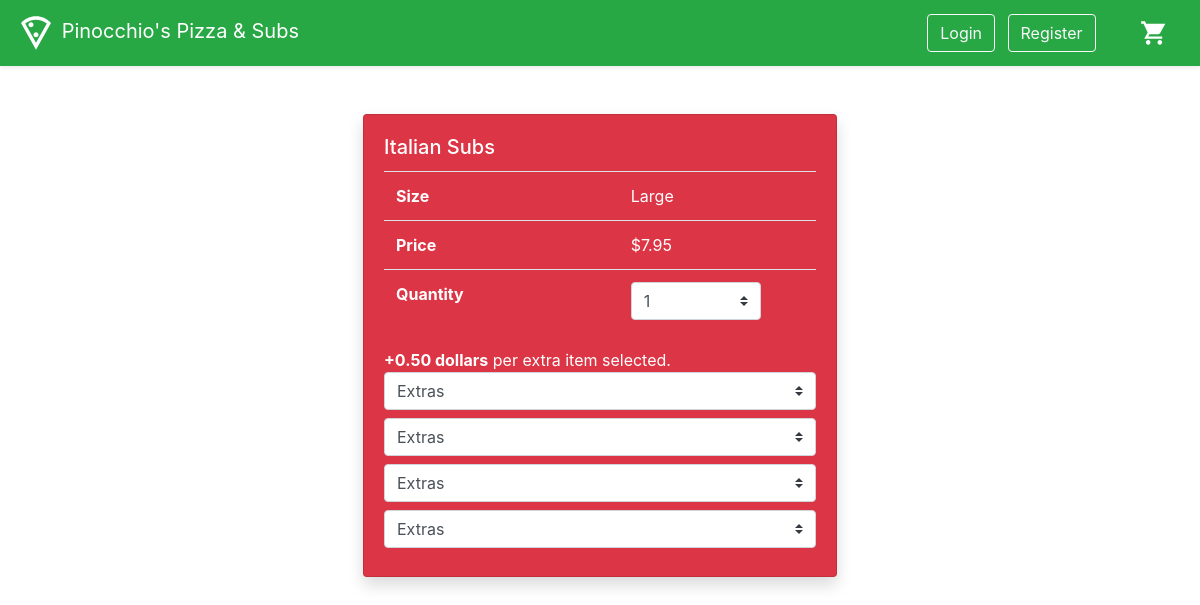
/64/Italian/, run on the app's committed database.
### menu/models.py (models this page shows, shortened)
class Product(models.Model):
    category = models.ForeignKey(Category,
                                related_name='products',
                                on_delete=models.CASCADE)
    name = models.CharField(max_length=200, db_index=True)
    slug = models.SlugField(max_length=200, db_index=True)
    price = models.DecimalField(max_digits=10, decimal_places=2)
    size = models.CharField(max_length=20, blank=True)
    pizza_type = models.CharField(max_length=50, blank=True)
    class Meta:
        ordering = ('id',)
        index_together = (('id', 'slug'),)
    def get_absolute_url(self):
        return reverse('menu:product_detail',
                        args=[self.id, self.slug])

class Category(models.Model):
    name = models.CharField(max_length=200,
                            db_index=True)
    slug = models.SlugField(max_length=200,
                            unique=True)
    class Meta:
        ordering = ('id',)
        verbose_name = 'category'
        verbose_name_plural = 'categories'

### menu/views.py (the view)
# urls.py: path('<int:id>/<slug:slug>/', ProductDetailView.as_view(), name='product_detail')
class ProductDetailView(DetailView):
    template_name = "menu/product/details.html"
    def get_object(self):
        id_ = self.kwargs.get("id")
        slug_ = self.kwargs.get("slug")
        return get_object_or_404(Product, id=id_, slug=slug_)
    def get_context_data(self, **kwargs):
        context = super(ProductDetailView, self).get_context_data(**kwargs)
        toppings = Product.objects.filter(price=0.0)
        extras = Product.objects.filter(price=0.50)
        context['toppings_list'] = toppings
        context['extras_list'] = extras
        return context

### cart/context_processors.py (called while the page is built)
def cart(request):
    return {'cart': Cart(request)}

### menu/templates/menu/product/details.html (shortened to what this page needs)
{% extends "menu/menu_base.html" %}
{% block content %}
<div class="container p-5">
    <div class="row pl-5 pr-5 mx-auto d-flex justify-content-center">
        <div class="card shadow text-white bg-danger w-50">
          <div class="card-body">
            <form>
            <h5 class="card-title"><a class="text-white" href="{{ product.get_absolute_url }}">{{ product.name }} {{ product.category.name }}</a></h5>
            <table id="card-table" class="card-text table table-hover text-white">
              <tbody>
                {% if product.size %}
                  <tr>
                    <th scope="row">Size</th>
                    <td>{{ product.size }}</td>
                  </tr>
                {% endif %}
                {% if product.price %}
                  <tr>
                    <th scope="row">Price</th>
                    <td id="{{ product.id }}" value="{{ product.price }}" data-ogprice="{{ product.price }}">${{ product.price }}</td>
                  </tr>
                {% endif %}
                <tr>
                  <th scope="row">Quantity</th>
                  <td>
                    <select id="quantity{{ product.id }}" data-id="{{ product.id }}" class="custom-select w-75">
                      <option value="1" selected>1</option>
                    </select>
                  </td>
                </tr>
              </tbody>
            </table>
            {% if product.category.name == "Subs" %}
            <div><span class="font-weight-bold">+0.50 dollars</span> per extra item selected.</div>
              {% for i in '1234'|make_list %}
                <select id="extras{{ product.id }}" data-id="{{ product.id }}" class="custom-select mb-2">
                  <option value="" selected>Extras</option>
                </select>
              {% endfor %}
            {% endif %}
            </div>
       </div>
    </div>
</div>
{% endblock %}

### data on the page
Product: name "Italian", category.name "Subs", size "Large", price "7.95", id "1"
